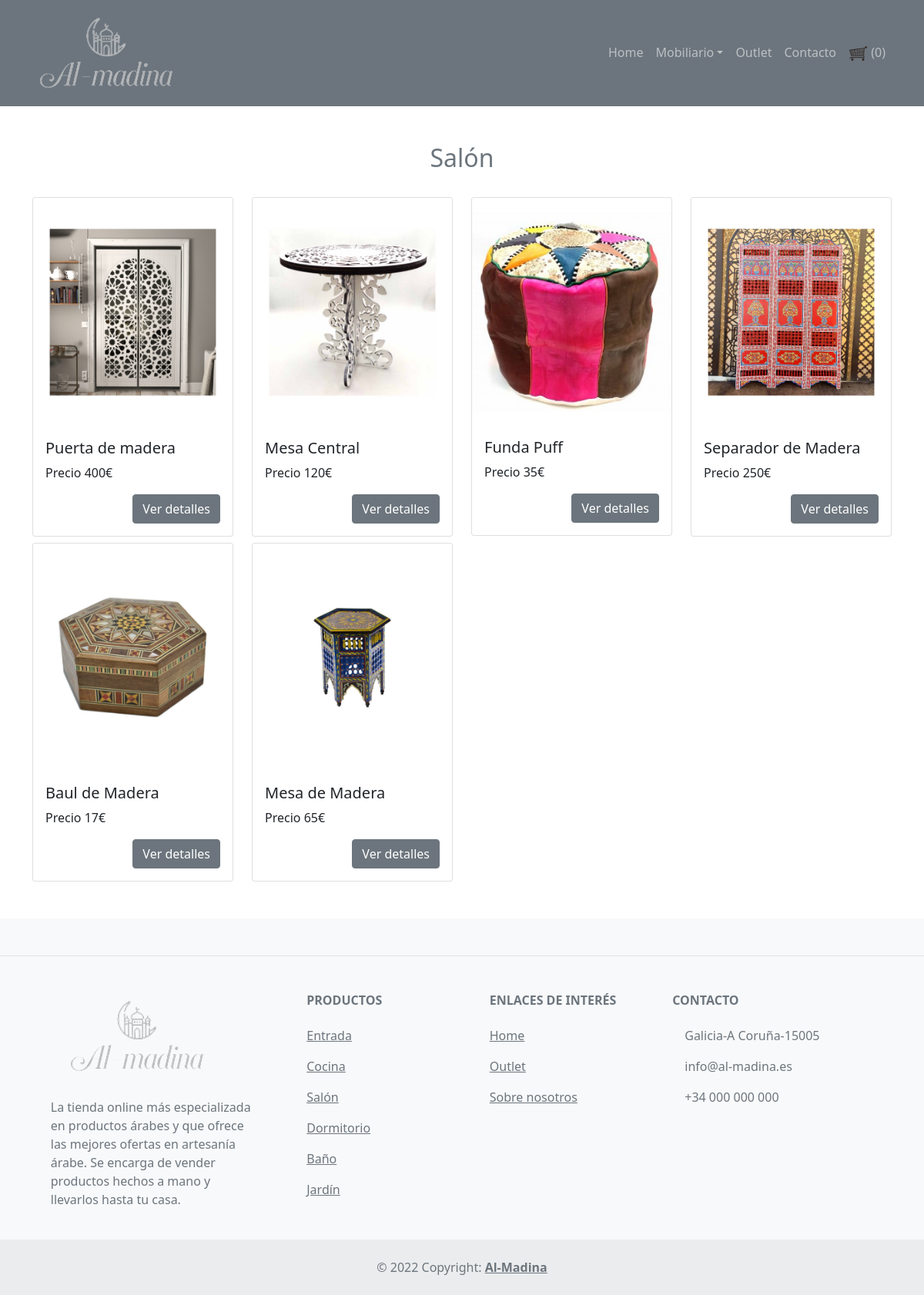
Screenshot of /salon.php with the database file from the repository.
### tables this page shows
CREATE TABLE `salon` (
  `PID` int(11) NOT NULL,
  `PRODUCT` varchar(50) NOT NULL,
  `PRICE` double DEFAULT NULL,
  `IMAGE` varchar(250) NOT NULL,
  `DESCRIPTION` varchar(250) NOT NULL
);

### cart.class.php (called while the page is built, shortened)
<?php
class Cart{
	protected $cart_items=array();
	public function __construct(){
		$this->cart_items=$_SESSION["cart"];
	}
	public function get_cart_count(){
		return count($this->cart_items);
	}
}
?>

### salon.php (the view, shortened to what this page needs)
<?php
	include "config.php";
	include "cart.class.php";
	$cart=new Cart();
	$data=[];
	$sql="select * from salon";
	$res=$con->query($sql);
	if($res->num_rows>0){
		while($row=$res->fetch_assoc()){
			$data[]=$row;
		}
	}
?>
<html>
	<head>
		<link rel="stylesheet" href="https://maxcdn.bootstrapcdn.com/bootstrap/4.0.0/css/bootstrap.min.css">
    </head>
    <body>
		<?php include "navbar.php"; ?>
        <div class='container mt-5 pb-5'>
			<h2 class='text-muted mb-4 text-center'>Salón</h2>
			<div class='row'>
				<?php foreach($data as $row): ?>
					<div class='col-md-3 mt-2'>
						<div class="card">
						  <img class="card-img-top" src="images/<?php echo $row["IMAGE"]; ?>" >
						  <div class="card-body">
							<h5 class="card-title"><?php echo $row["PRODUCT"]; ?></h5>
							<p class="card-text">
								Precio <?php echo $row["PRICE"]; ?>€
							</p>
							<a href="view_details_salon.php?id=<?php echo $row["PID"]; ?>" class='btn btn-secondary  float-right' >Ver detalles</a>
						  </div>
						</div>
					</div>
				<?php endforeach; ?>
			</div>
		</div>
	<footer class="text-center text-lg-start bg-light text-muted">
		<section class="d-flex justify-content-center justify-content-lg-between p-4 border-bottom">
		</section>
		<section class="">
			<div class="container text-center text-md-start mt-5">
				<div class="row mt-3">
					<div class="col-md-3 col-lg-4 col-xl-3 mx-auto mb-4">
						<h6 class="text-uppercase fw-bold mb-4">
							<i class="fas fa-gem me-3"></i><img src="images/logo1.png">
						</h6>
						<p>
							La tienda online más especializada en productos árabes y que ofrece las mejores ofertas en artesanía árabe. Se encarga de vender productos hechos a mano y llevarlos hasta tu casa.
						</p>
					</div>
					<div class="col-md-2 col-lg-2 col-xl-2 mx-auto mb-4">
						<h6 class="text-uppercase fw-bold mb-4">
							Productos
						</h6>
						<p>
							<a href="index.php" class="text-reset">Entrada</a>
						</p>
						<p>
							<a href="cocina.php" class="text-reset">Cocina</a>
						</p>
						<p>
							<a href="salon.php" class="text-reset">Salón</a>
						</p>
						<p>
							<a href="dormitorio.php" class="text-reset">Dormitorio</a>
						</p>
						<p>
							<a href="baño.php" class="text-reset">Baño</a>
						</p>
						<p>
							<a href="jardin.php" class="text-reset">Jardín</a>
						</p>
					</div>
					<div class="col-md-3 col-lg-2 col-xl-2 mx-auto mb-4">
						<h6 class="text-uppercase fw-bold mb-4">
							Enlaces de interés
						</h6>
						<p>
							<a href="home.php" class="text-reset">Home</a>
						</p>
						<p>
							<a href="outlet.php" class="text-reset">Outlet</a>
						</p>
						<p>
							<a href="#" class="text-reset">Sobre nosotros</a>
						</p>
					</div>
					<div class="col-md-4 col-lg-3 col-xl-3 mx-auto mb-md-0 mb-4">
						<h6 class="text-uppercase fw-bold mb-4">Contacto</h6>
						<p><i class="fas fa-home me-3"></i>Galicia-A Coruña-15005</p>
						<p>
							info@al-madina.es
						</p>
						<p><i class="fas fa-phone me-3"></i> +34 000 000 000</p>
					</div>
				</div>
			</div>
		</section>
		<div class="text-center p-4" style="background-color: rgba(0, 0, 0, 0.05);">
			© 2022 Copyright:
			<a class="text-reset fw-bold" href="home.php">Al-Madina</a>
		</div>
	</footer>
    </body>
</html>

### navbar.php (shortened to what this page needs)
<link href="https://cdn.jsdelivr.net/npm/bootstrap@5.0.2/dist/css/bootstrap.min.css" rel="stylesheet">
<nav class="navbar navbar-expand-sm bg-secondary navbar-dark">
  <div class='container'>
    <a class="navbar-brand" href="home.php"><img src="images/logo1.png"></a>
    <div class="collapse navbar-collapse" id="navbarNavAltMarkup">
      <div class="navbar-nav ml-auto">
        <ul class="nav navbar-nav">
          <li>
            <a class="nav-item nav-link" href="home.php">Home</a>
          </li>
          <li class="nav-item dropdown">
            <a href="#" class="nav-link dropdown-toggle" data-bs-toggle="dropdown">Mobiliario</a>
          </li>
          <li>
            <a class="nav-item nav-link" href="outlet.php">Outlet</a>
          </li>
          <li>
            <a class="nav-item nav-link" href="contacto1.php">Contacto</a>
          </li>
          <li>
            <a class="nav-item nav-link" href="view_cart.php"><img src="images/cesta.png" width="25px" height="25px"> (<?php echo $cart->get_cart_count();?>)</a>
          </li>
        </ul>
      </div>
    </div>
  </div>
</nav>

### rows the page displays
salon: IMAGE (picture), PRODUCT "Puerta de madera", PRICE "400"
salon: IMAGE (picture), PRODUCT "Mesa Central", PRICE "120"
salon: IMAGE (picture), PRODUCT "Funda Puff", PRICE "35"
salon: IMAGE (picture), PRODUCT "Separador de Madera", PRICE "250"
salon: IMAGE (picture), PRODUCT "Baul de Madera", PRICE "17"
salon: IMAGE (picture), PRODUCT "Mesa de Madera", PRICE "65"

### other values shown
$cart->get_cart_count() "0"
